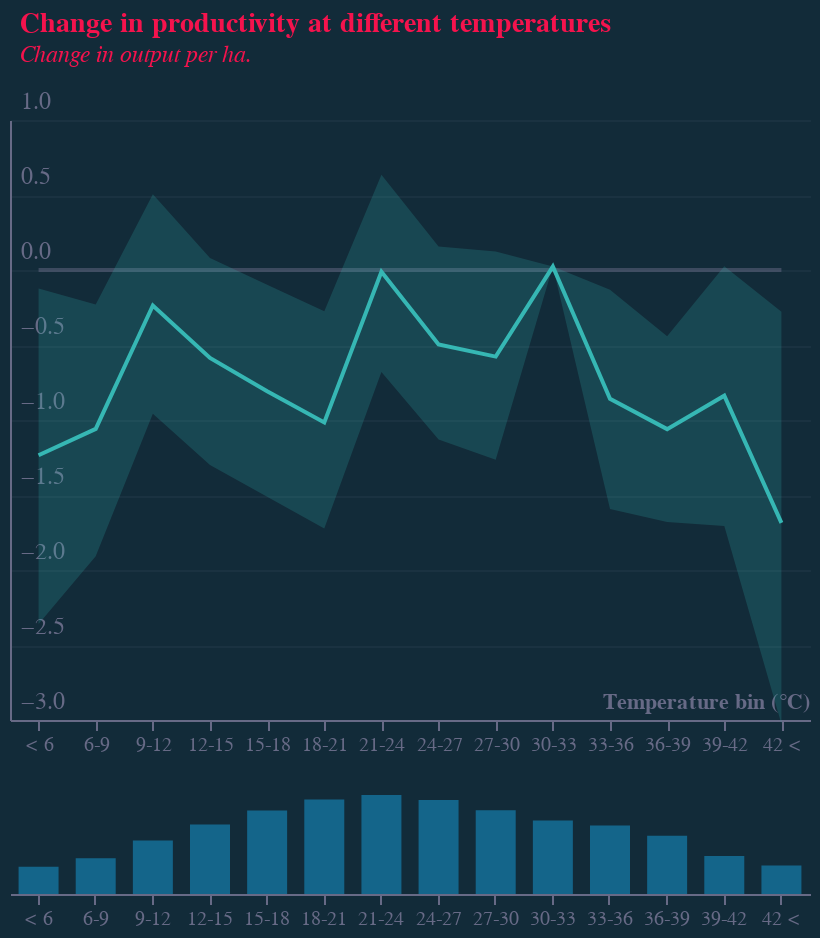

This figure's notebook cell:
### Code cell
theme = "_dark"

layer1 = (
    (
        (zeroLine+area + line).properties(height=300, width=400)
        & bars.properties(height=50, width=400)
    )
    .configure_view(stroke=None)
    .properties(title=title)
)
layer1 = layer1.configure_axisYQuantitative(labelFontSize=12)
layer1 = layer1.configure_axisXQuantitative(labelFontSize=12)
layer1.config.font="Georgia"
layer1.config.background=colors["eco-background"]
layer1.config.view.stroke=None
layer1.title.fontSize = 14
layer1.title.subtitleFontSize = 12
layer1.title.dy -= 2
layer1.title.color = colors["eco-dot"]
layer1.title.subtitleColor = colors["eco-dot"]
layer1.save("visualisation/" + f + theme + ".json")
layer1.save("visualisation/" + f + theme + ".png")
readme = re.sub(f, f + theme, readme)
open("README.md", "a").write(readme)
layer1

### Figure 1 — Vega-Lite specification as saved in the notebook (floating-point values rounded to 4 significant figures)
{"config": {"view": {"continuousWidth": 400, "continuousHeight": 300, "stroke": null}, "axisXQuantitative": {"labelFontSize": 12}, "axisYQuantitative": {"labelFontSize": 12}, "background": "#122B39", "font": "Georgia"}, "vconcat": [{"layer": [{"mark": {"type": "line", "color": "#676A86", "opacity": 0.5}, "encoding": {"x": {"type": "nominal", "axis": {"domainColor": "#676A86", "grid": false, "labelAngle": 0, "labelColor": "#676A86", "orient": "bottom", "tickColor": "#676A86", "tickCount": 7, "title": "Temperature bin (°C)", "titleAlign": "right", "titleAnchor": "end", "titleColor": "#676A86", "titleY": -15}, "field": "x", "sort": []}, "y": {"type": "quantitative", "field": "z"}}}, {"mark": {"type": "area", "color": "#36B7B4", "opacity": 0.2}, "encoding": {"x": {"type": "nominal", "axis": {"domainColor": "#676A86", "grid": false, "labelAngle": 0, "labelColor": "#676A86", "orient": "bottom", "tickColor": "#676A86", "tickCount": 7, "title": "Temperature bin (°C)", "titleAlign": "right", "titleAnchor": "end", "titleColor": "#676A86", "titleY": -15}, "field": "x", "sort": []}, "y": {"type": "quantitative", "field": "bottom"}, "y2": {"field": "top"}}}, {"mark": {"type": "line", "color": "#36B7B4"}, "encoding": {"x": {"type": "nominal", "axis": {"domainColor": "#676A86", "grid": false, "labelAngle": 0, "labelColor": "#676A86", "orient": "bottom", "tickColor": "#676A86", "tickCount": 7, "title": "Temperature bin (°C)", "titleAlign": "right", "titleAnchor": "end", "titleColor": "#676A86", "titleY": -15}, "field": "x", "sort": []}, "y": {"type": "quantitative", "axis": {"domainColor": "#676A86", "format": ".1f", "grid": true, "gridColor": "#676A86", "gridOpacity": 0.1, "labelAlign": "left", "labelBaseline": "middle", "labelColor": "#676A86", "labelOffset": -10, "labelPadding": -5, "tickColor": "#676A86", "tickCount": 7, "ticks": false, "title": "", "titleAlign": "left", "titleAnchor": "start", "titleAngle": 0, "titleBaseline": "bottom", "titleColor": "#676A86", "titleFontSize": 10, "titleFontWeight": "normal", "titleX": 22, "titleY": 7}, "field": "a", "scale": {"domain": [-3.0, 1]}, "sort": []}}}], "height": 300, "width": 400}, {"mark": {"type": "bar", "color": "#179FDB", "opacity": 0.5, "width": 20}, "encoding": {"x": {"type": "nominal", "axis": {"domainColor": "#676A86", "grid": false, "labelAngle": 0, "labelColor": "#676A86", "orient": "bottom", "tickColor": "#676A86", "tickCount": 7, "title": "", "titleAlign": "right", "titleAnchor": "end", "titleColor": "#676A86", "titleY": -15}, "field": "x", "sort": []}, "y": {"type": "quantitative", "axis": null, "field": "bin"}}, "height": 50, "width": 400}], "data": {"name": "data-08796f72baf664e9f7f961775cf61ee3"}, "title": {"text": "Change in productivity at different temperatures", "align": "left", "anchor": "start", "color": "#F4134D", "dx": 5, "dy": -7, "fontSize": 14, "subtitle": ["Change in output per ha."], "subtitleColor": "#F4134D", "subtitleFontSize": 12, "subtitleFontStyle": "italic"}, "$schema": "https://vega.github.io/schema/vega-lite/v4.8.1.json", "datasets": {"data-08796f72baf664e9f7f961775cf61ee3": [{"x": "< 6", "a": -1.235, "bin": 0.2988, "bottom": -2.36, "top": -0.1233, "z": 0}, {"x": "6-9", "a": -1.059, "bin": 0.3934, "bottom": -1.908, "top": -0.2306, "z": 0}, {"x": "9-12", "a": -0.2368, "bin": 0.5887, "bottom": -0.9576, "top": 0.5042, "z": 0}, {"x": "12-15", "a": -0.5866, "bin": 0.7638, "bottom": -1.301, "top": 0.08039, "z": 0}, {"x": "15-18", "a": -0.8084, "bin": 0.9188, "bottom": -1.512, "top": -0.09765, "z": 0}, {"x": "18-21", "a": -1.017, "bin": 1.04, "bottom": -1.724, "top": -0.2757, "z": 0}, {"x": "21-24", "a": -0.01243, "bin": 1.088, "bottom": -0.6793, "top": 0.6343, "z": 0}, {"x": "24-27", "a": -0.4969, "bin": 1.035, "bottom": -1.13, "top": 0.1565, "z": 0}, {"x": "27-30", "a": -0.5773, "bin": 0.9209, "bottom": -1.264, "top": 0.1233, "z": 0}, {"x": "30-33", "a": 0.02281, "bin": 0.8072, "bottom": 0.02281, "top": 0.02281, "z": 0}, {"x": "33-36", "a": -0.8592, "bin": 0.754, "bottom": -1.593, "top": -0.1316, "z": 0}, {"x": "36-39", "a": -1.061, "bin": 0.6403, "bottom": -1.68, "top": -0.441, "z": 0}, {"x": "39-42", "a": -0.8379, "bin": 0.4192, "bottom": -1.707, "top": 0.02437, "z": 0}, {"x": "42 <", "a": -1.686, "bin": 0.3123, "bottom": -3.027, "top": -0.2783, "z": 0}]}}
